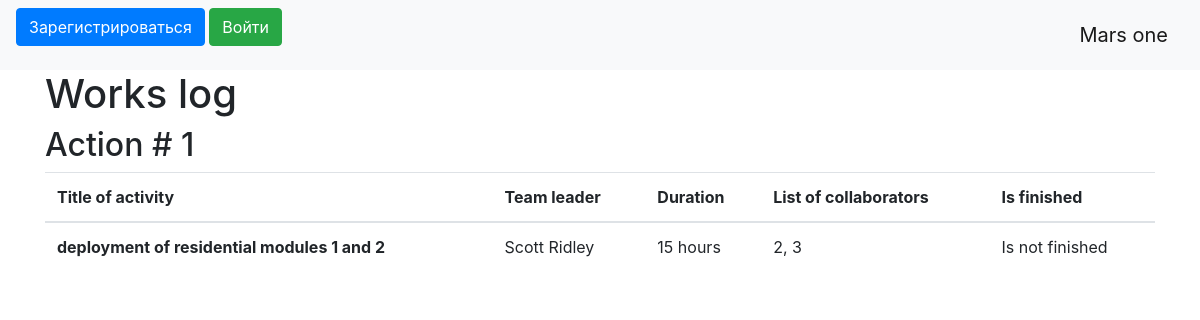
Before: / with the older database file.
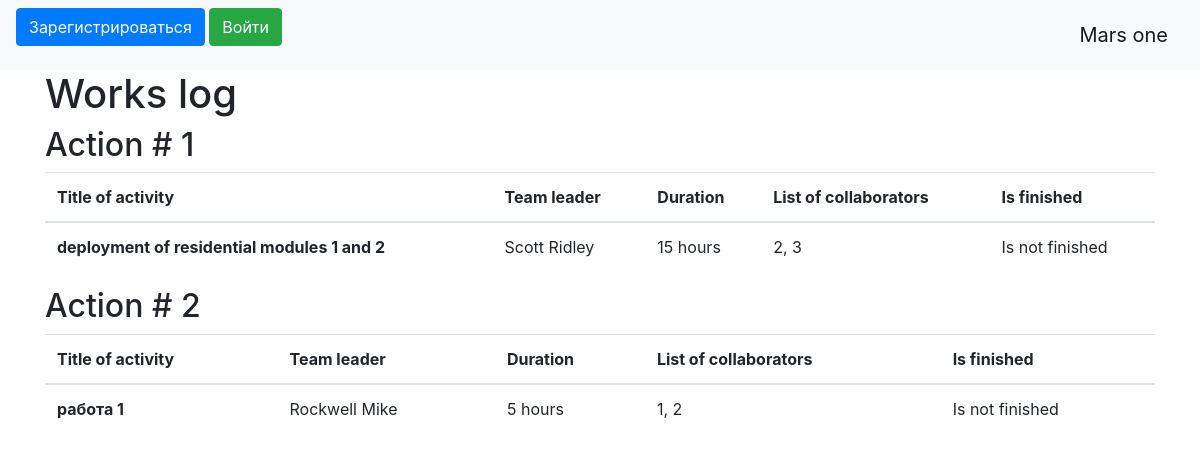
After: the same page with the newer database file.
### data/jobs.py (models this page shows)
class Jobs(SqlAlchemyBase):
    __tablename__ = 'jobs'
    id = sqlalchemy.Column(sqlalchemy.Integer,
                           primary_key=True, autoincrement=True)
    team_leader = sqlalchemy.Column(sqlalchemy.Integer, sqlalchemy.ForeignKey("users.id"))
    job = sqlalchemy.Column(sqlalchemy.String, nullable=True)
    work_size = sqlalchemy.Column(sqlalchemy.Integer, nullable=True)
    collaborators = sqlalchemy.Column(sqlalchemy.String, nullable=True)
    start_date = sqlalchemy.Column(sqlalchemy.DateTime)
    end_date = sqlalchemy.Column(sqlalchemy.DateTime)
    is_finished = sqlalchemy.Column(sqlalchemy.Boolean)
    user = orm.relationship('User')

### data/users.py (models this page shows, shortened)
class User(SqlAlchemyBase, UserMixin):
    __tablename__ = 'users'
    id = sqlalchemy.Column(sqlalchemy.Integer,
                           primary_key=True, autoincrement=True)
    surname = sqlalchemy.Column(sqlalchemy.String, nullable=True)
    name = sqlalchemy.Column(sqlalchemy.String, nullable=True)
    age = sqlalchemy.Column(sqlalchemy.Integer, nullable=True)
    position = sqlalchemy.Column(sqlalchemy.String, nullable=True)
    speciality = sqlalchemy.Column(sqlalchemy.String, nullable=True)
    address = sqlalchemy.Column(sqlalchemy.String, nullable=True)
    email = sqlalchemy.Column(sqlalchemy.String, unique=True, nullable=True)
    hashed_password = sqlalchemy.Column(sqlalchemy.String, nullable=True)
    modified_date = sqlalchemy.Column(sqlalchemy.DateTime, default=datetime.datetime.now)
    jobs = orm.relationship("Jobs", back_populates='user')

### main.py (the view)
@app.route("/")
def index():
    db_sess = db_session.create_session()
    jobs = db_sess.query(Jobs).all()
    return render_template("index.html", jobs=jobs)

### data/db_session.py (called while the page is built)
def create_session() -> Session:
    global __factory
    return __factory()

### templates/index.html (shortened to what this page needs)
{% extends "base.html" %}
{% block content %}
<h1>Works log</h1>
{% for item in jobs%}
<h2>Action # {{item.id}}</h2>
<table class="table">
    <thead>
    <tr>
        <th scope="col">Title of activity</th>
        <th scope="col">Team leader</th>
        <th scope="col">Duration</th>
        <th scope="col">List of collaborators</th>
        <th scope="col">Is finished</th>
    </tr>
    </thead>
    <tbody>
    <tr>
        <th scope="row">{{item.job}}</th>
        <td>{{item.user.surname}} {{item.user.name}}</td>
        <td>{{item.work_size}} hours</td>
        <td>{{item.collaborators}}</td>
        <td>Is {% if not item.is_finished %}not {% endif %} finished</td>
    </tr>
    </tbody>
</table>
{% endfor %}
{% endblock %}

### templates/base.html (shortened to what this page needs)
<!DOCTYPE html>
<html lang="en">
<head>
    <link rel="stylesheet" href="https://stackpath.bootstrapcdn.com/bootstrap/4.4.1/css/bootstrap.min.css">
</head>
  <body>
    <header>
      <nav class="navbar navbar-light bg-light">
          {% if current_user.is_authenticated %}
          <a class="navbar-brand" href="/logout">{{ current_user.surname }} {{ current_user.name }}</a>
          {% else %}
          <p>
              <a class="btn btn-primary " href="/register">Зарегистрироваться</a>
              <a class="btn btn-success" href="/login">Войти</a>
          </p>
          {% endif %}
          <a class="navbar-brand" href="#">Mars one</a>
      </nav>
    </header>
    <main role="main" class="container">
        {% block content %}{% endblock %}
    </main>
  </body>
</html>

Changed rows visible on the page:
added Jobs: id "2", job "работа 1", user.surname "Rockwell", user.name "Mike", work_size "5", collaborators "1, 2", is_finished "not"
